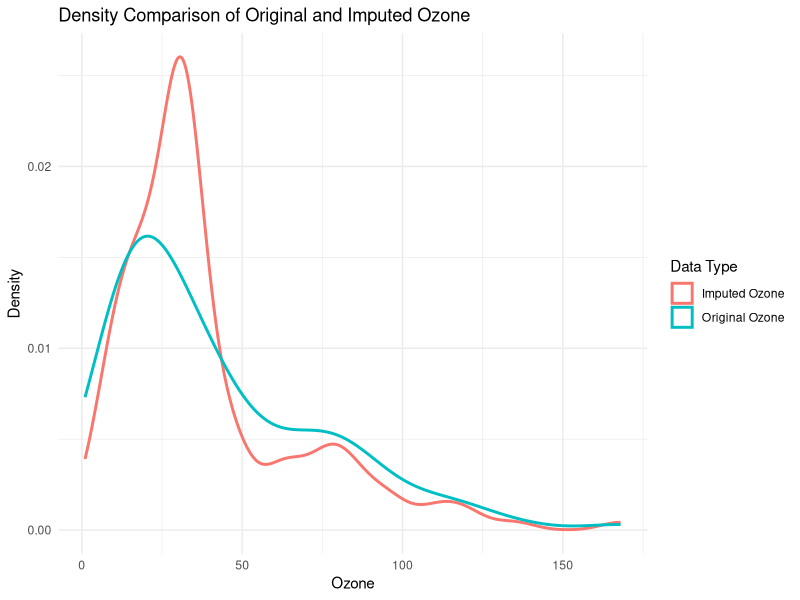

Write the R code that produced this figure.
library(dplyr)
library(ggplot2)

data(airquality)

# Count missing values in each column
missing_count <- colSums(is.na(airquality))

cat("Missing Values in Each Column:\n")
print(missing_count)

# Calculate median Ozone
ozone_median <- median(
  airquality$Ozone,
  na.rm = TRUE
)

# Impute missing Ozone values
airquality$Ozone_Imputed <- ifelse(
  is.na(airquality$Ozone),
  ozone_median,
  airquality$Ozone
)

# Convert data into long format for comparison
density_data <- data.frame(
  Value = c(
    airquality$Ozone,
    airquality$Ozone_Imputed
  ),
  Type = rep(
    c("Original Ozone", "Imputed Ozone"),
    each = nrow(airquality)
  )
)

ggplot(
  density_data,
  aes(x = Value, colour = Type)
) +
  geom_density(linewidth = 1) +
  labs(
    title = "Density Comparison of Original and Imputed Ozone",
    x = "Ozone",
    y = "Density",
    colour = "Data Type"
  ) +
  theme_minimal()
